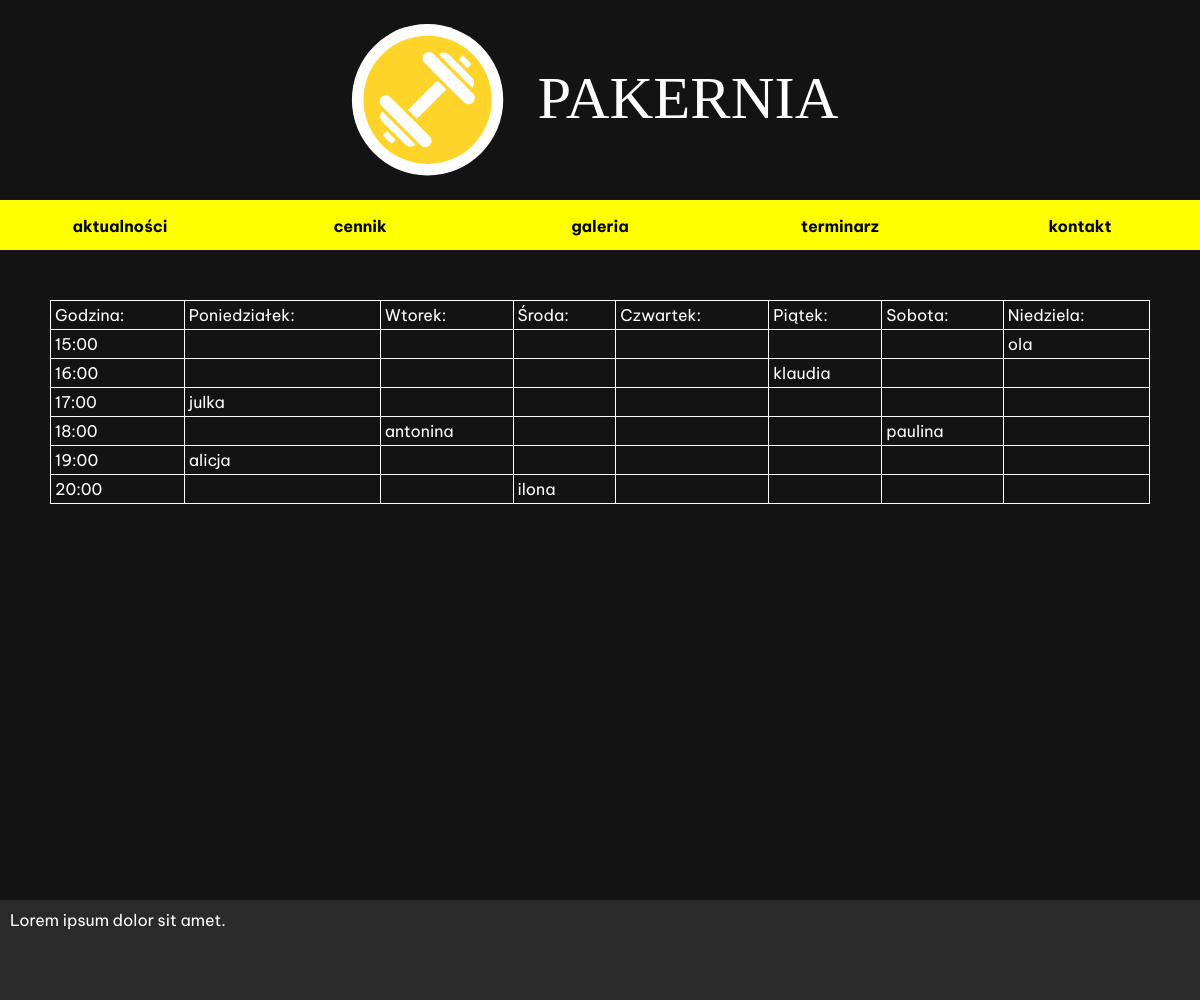
The page /terminarz.php on the database as committed earlier.
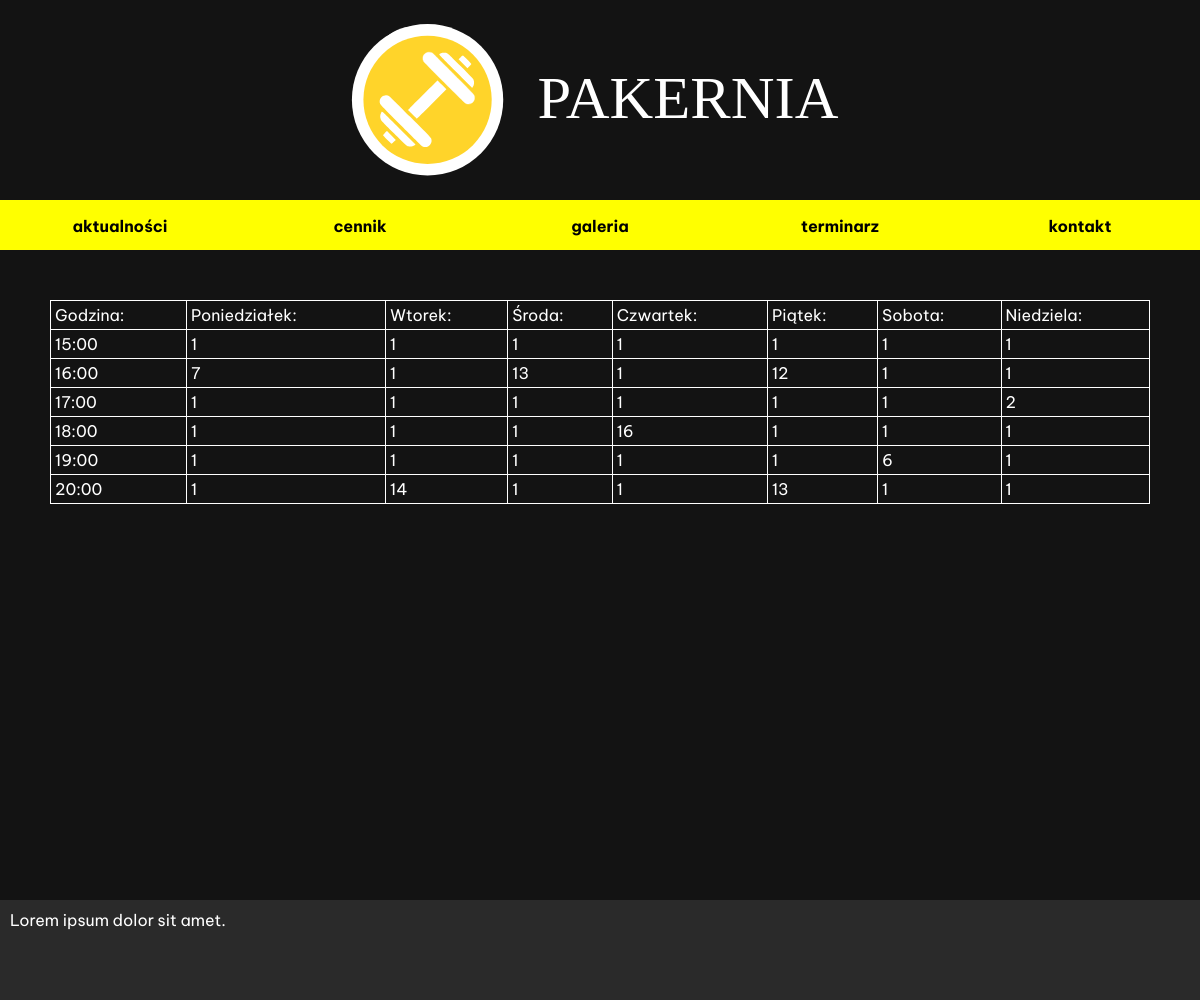
The same page on the database as committed later.
### tables this page shows
CREATE TABLE `schedue` (
  `id` int(11) NOT NULL,
  `time` text NOT NULL,
  `monday` int(11) NOT NULL,
  `tuesday` int(11) NOT NULL,
  `wednesday` int(11) NOT NULL,
  `thursday` int(11) NOT NULL,
  `friday` int(11) NOT NULL,
  `saturday` int(11) NOT NULL,
  `sunday` int(11) NOT NULL
);

### terminarz.php (the view, shortened to what this page needs)
<?php
    $servername = "localhost";
    $username = "root";
    $password = "";
    $dbname = "strona";
    $conn = mysqli_connect($servername, $username, $password, $dbname);
    $schedueSelectQuery = "SELECT * FROM schedue";
    $schedueSelectQueryResult = mysqli_query($conn, $schedueSelectQuery);
?>
<!DOCTYPE html>
<html lang="pl">
<head>
    <link rel="stylesheet" href="style.css">
</head>
<body>
    <div class="container">
        <div class="banner">
            <img src="p.svg" alt="zdjęcie">
        </div>
        <div class="nav">
            <ul>
                <li><a href="aktualnosci.php"><b>aktualności</b></a></li>
                <li><a href="cennik.php"><b>cennik</b></a></li>
                <li><a href="galeria.html"><b>galeria</b></a></li>
                <li><a href="terminarz.php" ><b>terminarz</b></a></li>
                <li><a href="index.html" ><b>kontakt</b></a></li>
            </ul>
        </div>
        <div class="terminarz">
            <table style="width:100%">
                <tr>
                    <td>Godzina:</td><td>Poniedziałek:</td><td>Wtorek:</td><td>Środa:</td><td>Czwartek:</td><td>Piątek:</td><td>Sobota:</td><td>Niedziela:</td>
                </tr>
            <?php
                if (mysqli_num_rows($schedueSelectQueryResult) > 0) {
                    while($row = mysqli_fetch_assoc($schedueSelectQueryResult) ) {
                           echo "<tr>
                                    <td>" . $row['time'] . "</td>
                                    <td>" . $row['monday'] . "</td>
                                    <td>" . $row['tuesday'] . "</td>
                                    <td>" . $row['wednesday'] . "</td>
                                    <td>" . $row['thursday'] . "</td>
                                    <td>" . $row['friday'] . "</td>
                                    <td>" . $row['saturday'] . "</td>
                                    <td>" . $row['sunday'] . "</td>
                                </tr>";
                            }
                    }
                ?>
            </table>
        </div>
        <div class="footer">
            Lorem ipsum dolor sit amet.
          </div>
    </div>
</body>
</html>

### style.css (style rules this page uses)
body { margin: 0; background-color: rgb(0, 0, 0); font-family: 'Be Vietnam Pro', sans-serif; color: white; }
.container { max-width: 1300px; display: grid; grid-template-columns: repeat(5, 1fr); margin-left: auto; margin-right: auto; grid-auto-rows: 50px; background-color: rgb(19, 19, 19); }
.banner { background-color: rgba(137, 43, 226, 0); grid-column-start:1; grid-column-end: 6; grid-row-start: 1; grid-row-end: 5; }
.nav { background-color: rgb(139, 65, 46); grid-column-start:1; grid-column-end: 6; grid-row-start: 5; grid-row-end: 6; }
.footer { background-color: rgb(42, 42, 42); color: white; grid-column-start:1; grid-column-end:6; grid-row-start: 19; grid-row-end: 21; padding: 10px; }
ul { list-style-type: none; margin: 0; padding: 0; overflow: hidden; background-color: rgb(255, 255, 0); height: 50px; }
li { float: left; width: 20%; }
li a { display: block; color: rgb(0, 0, 0); text-align: center; text-decoration: none; padding: 16px 16px; }
img { width: 100%; height: 100%; }
.terminarz { grid-column-start:1; grid-column-end: 6; grid-row-start: 7; grid-row-end: 15; margin-left: 50px; margin-right: 50px; }
table { width: 100%; }
table, th, td { border:1px solid white; color: white; border-collapse: collapse; }
td { padding: 4px; }

Rows that differ between the two databases and show on the page:
removed schedue: time "15:00", sunday "ola"
removed schedue: time "16:00", friday "klaudia"
removed schedue: time "17:00", monday "julka"
removed schedue: time "18:00", tuesday "antonina", saturday "paulina"
removed schedue: time "19:00", monday "alicja"
removed schedue: time "20:00", wednesday "ilona"
added schedue: time "15:00", monday "1", tuesday "1", wednesday "1", thursday "1", friday "1", saturday "1", sunday "1"
added schedue: time "16:00", monday "7", tuesday "1", wednesday "13", thursday "1", friday "12", saturday "1", sunday "1"
added schedue: time "17:00", monday "1", tuesday "1", wednesday "1", thursday "1", friday "1", saturday "1", sunday "2"
added schedue: time "18:00", monday "1", tuesday "1", wednesday "1", thursday "16", friday "1", saturday "1", sunday "1"
added schedue: time "19:00", monday "1", tuesday "1", wednesday "1", thursday "1", friday "1", saturday "6", sunday "1"
added schedue: time "20:00", monday "1", tuesday "14", wednesday "1", thursday "1", friday "13", saturday "1", sunday "1"
